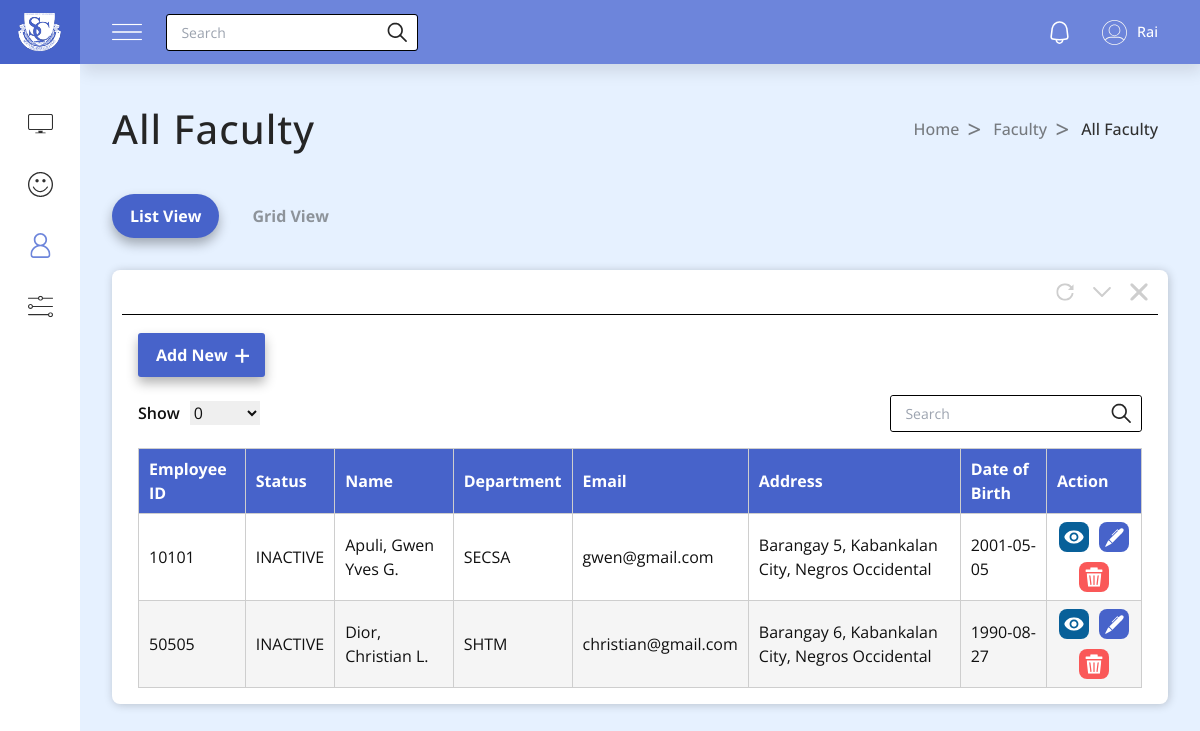
/admin/all_faculty.php (signed in), run on the app's committed database.
### tables this page shows
CREATE TABLE `faculty_tbl` (
  `faculty_id` int(11) NOT NULL,
  `fname` varchar(255) NOT NULL,
  `mname` varchar(255) NOT NULL,
  `lname` varchar(255) NOT NULL,
  `date_of_birth` date NOT NULL,
  `place_of_birth` varchar(255) NOT NULL,
  `sex` varchar(255) NOT NULL,
  `blood_type` varchar(255) NOT NULL,
  `civil_status` varchar(255) NOT NULL,
  `tin_id` varchar(255) NOT NULL,
  `citizenship` varchar(255) NOT NULL,
  `sss_no` varchar(255) NOT NULL,
  `pagibig_no` varchar(255) NOT NULL,
  `philhealth_no` varchar(255) NOT NULL,
  `height` float NOT NULL,
  `weight` float NOT NULL,
  `residential_address` varchar(255) NOT NULL,
  `permanent_address` varchar(255) NOT NULL,
  `email` varchar(255) NOT NULL,
  `contact_number` varchar(255) NOT NULL,
  `status` varchar(255) NOT NULL DEFAULT 'ACTIVE',
  `photo_path` varchar(255) DEFAULT NULL,
  `department` varchar(255) NOT NULL
);

### admin/all_faculty.php (the view, shortened to what this page needs)
<?php
$active = "all faculty";
?>
<!DOCTYPE html>
<html lang="en">
<head>
    <link rel="stylesheet" href="styles/nav.css" />
    <link rel="stylesheet" href="styles/all.css" />
    <script src="https://cdn.tailwindcss.com"></script>
</head>
<body>
    <?php require 'partials/aside.php' ?>
    <?php require 'partials/nav.php' ?>
    <section class="section">
        <div class="section-title">
            <h1>All Faculty</h1>
            <div class="breadcrumbs">
                <a href="/hrms/admin/">Home</a>
                <a href="/hrms/admin/all_faculty.php">Faculty</a>
                <a href="#">All Faculty</a>
            </div>
        </div>
        <div class="view-buttons">
            <button type="button" class="view-btn active">List View</button>
            <button type="button" class="view-btn">Grid View</button>
        </div>
        <div class="table-container">
            <div class="table-buttons">
                <button><img src="images/refresh.svg" alt="refresh"></button>
                <button>
                </button>
                <button><img src="images/x.svg" alt="x"></button>
            </div>
            <hr />
            <div class="all-staff">
                <div class="add-btn">
                    <a href="add_faculty.php">Add New</a>
                </div>
                <div class="filter-search-container">
                    <div class="filter">
                        <span>Show</span>
                        <select name="select" id="select">
                            <option value="" selected hidden>0</option>
                        </select>
                    </div>
                    <div class="search-container">
                        <input id="search" name="search" type="text" placeholder="Search" autocomplete="off" />
                        <button>
                            <img src="images/search.svg" alt="" />
                        </button>
                    </div>
                </div>
                <div class="main-table-container">
                    <div class="table">
                        <table>
                            <thead>
                                <th>Employee ID</th>
                                <th>Status</th>
                                <th>Name</th>
                                <th>Department</th>
                                <th>Email</th>
                                <th>Address</th>
                                <th>Date of Birth</th>
                                <th>Action</th>
                            </thead>
                            <tbody id="staff-table-body">
                                <?php
                                include('includes/connection.php');
                                $query = mysqli_query($conn, "SELECT * FROM `faculty_tbl`");
                                while ($row = mysqli_fetch_array($query)) {
                                ?>
                                    <tr>
                                        <td><label><?php echo $row['faculty_id']; ?></label></td>
                                        <td><label><?= $row['status'] ?></label></td>
                                        <td><label><?php echo $row['lname'] . ', ' . $row['fname'] . ' ' . $row['mname']; ?></label>
                                        </td>
                                        <td><label><?php echo $row['department']; ?></label></td>
                                        <td><label><?php echo $row['email']; ?></label></td>
                                        <td><label><?php echo $row['permanent_address']; ?></label></td>
                                        <td><label><?php echo $row['date_of_birth']; ?></label></td>
                                        <td class='action'>
                                            <a class="view-btn" href="about_faculty.php?faculty_id=<?php echo $row['faculty_id'] ?>">
                                                <div>
                                                    <img src="images/eyes.svg" alt="View">
                                                </div>
                                            </a>
                                            <a class='update-btn' href='edit_faculty.php?id=<?php echo $row['faculty_id']; ?>'>
                                                <div>
                                                    <img src="images/update-btn.svg" alt="update">
                                                </div>
                                            </a>
                                            <a class="delete-btn" href="functions/faculty/delete.php?id=<?php echo $row['faculty_id']; ?>">
                                                <div>
                                                    <img src="images/delete-btn.svg" alt="update">
                                                </div>
                                            </a>
                                        </td>
                                    </tr>
                                <?php }
                                ?>
                            </tbody>
                        </table>
                    </div>
                </div>
            </div>
        </div>
    </section>
</body>
</html>

### admin/styles/nav.css (style rules this page uses)
.search-container { display: flex; justify-content: center; align-items: center; position: relative; }
.search-container input { width: 200px; height: 35px; padding: 0 0.9rem; padding-right: 2.1rem; outline: none; border: none; border-radius: 3px; font-size: 14px; }
.search-container button { width: 20px; height: 20px; position: absolute; right: 10px; cursor: pointer; }

### admin/styles/all.css (style rules this page uses)
body { display: flex; }
.view-buttons { display: flex; justify-content: start; align-items: center; gap: 15px; }
.view-buttons .view-btn { font-size: 1rem; font-weight: 700; padding: 10px 18px; border-radius: 25px; color: #8d939a; transition: color 0.2s linear; }
.view-buttons .view-btn.active { background: #4763ca; color: white; box-shadow: 0 6px 12px rgba(0, 0, 0, 0.3); }
.table-container { width: 100%; display: flex; flex-direction: column; justify-content: center; margin-top: 2rem; padding: 0 10px 1rem; border-radius: 8px; background: white; box-shadow: 1px 1px 10px rgba(0, 0, 0, 0.2); overflow: hidden; }
.table-container .table-buttons { display: flex; justify-content: end; align-items: center; gap: 1.2rem; padding: 0.8rem 0; padding-right: 10px; }
.table-container .table-buttons button { display: flex; justify-content: start; align-items: center; font-size: 1rem; font-weight: 700; cursor: pointer; }
.table-container .table-buttons button img { width: 18px; height: 18px; object-fit: cover; }
.table-container .table-buttons button svg { width: 18px; height: 18px; object-fit: cover; }
.table-container .table-buttons button #arrow { fill: #cecece; transform: rotate(90deg); }
.table-container hr { height: 0; outline: none; border: none; border-top: 1px solid black; }
.add-btn { height: 5rem; display: flex; justify-content: start; align-items: center; }
.add-btn a { font-size: 1rem; font-weight: 700; padding: 10px 37px 10px 18px; border-radius: 3px; background: #4763ca; color: white; box-shadow: 0 6px 12px rgba(0, 0, 0, 0.3); transition: color 0.2s linear; position: relative; }
.add-btn a::after { content: "+"; position: absolute; top: 0; font-size: 1.8rem; font-weight: 500; margin-left: 0.4rem; }
.filter-search-container { width: 100%; display: flex; justify-content: space-between; align-items: center; }
.filter-search-container .filter { display: flex; justify-content: center; align-items: center; gap: 10px; }
.filter span { font-size: 1rem; font-weight: 600; }
.filter select { width: 70px; font-size: 1rem; }
.search-container { border: 1px solid black; border-radius: 3px; }
.search-container input { width: 250px; }
.all-staff { flex: auto; width: 100%; padding: 0 1rem; }
.main-table-container { flex: auto; width: 100%; overflow-x: auto; }
.table { position: relative; width: 100%; height: 100%; margin-top: 1rem; overflow-x: auto; }
.table table { width: 100%; height: 100%; border-collapse: collapse; table-layout: auto; }
.table table thead { background: #4763ca; color: white; }
.table table tr, .table table th, .table table td { border: 1px solid #cecece; padding: 8px 10px; text-align: start; overflow: hidden; text-overflow: ellipsis; }
.table table tr:nth-child(even) { background: #f5f5f5; }
.table table .action { width: 100%; height: 100%; display: flex; flex-wrap: wrap; justify-content: center; align-items: center; border: 0; gap: 10px; }
.table table .action .view-btn div { background: #086099; width: 30px; height: 30px; padding: 5px; border-radius: 8px; }
.table table .action .update-btn div { background: #4763ca; width: 30px; height: 30px; padding: 5px; border-radius: 8px; }
.table table .action .delete-btn div { background: #fa5858; width: 30px; height: 30px; padding: 5px; border-radius: 8px; }

### data on the page
faculty_tbl: faculty_id "10101", status "INACTIVE", lname "Apuli", fname "Gwen Yves", mname "G.", department "SECSA", email "gwen@gmail.com", permanent_address "Barangay 5, Kabankalan City, Negros Occidental", date_of_birth "2001-05-05"
faculty_tbl: faculty_id "50505", status "INACTIVE", lname "Dior", fname "Christian", mname "L.", department "SHTM", email "christian@gmail.com", permanent_address "Barangay 6, Kabankalan City, Negros Occidental", date_of_birth "1990-08-27"
